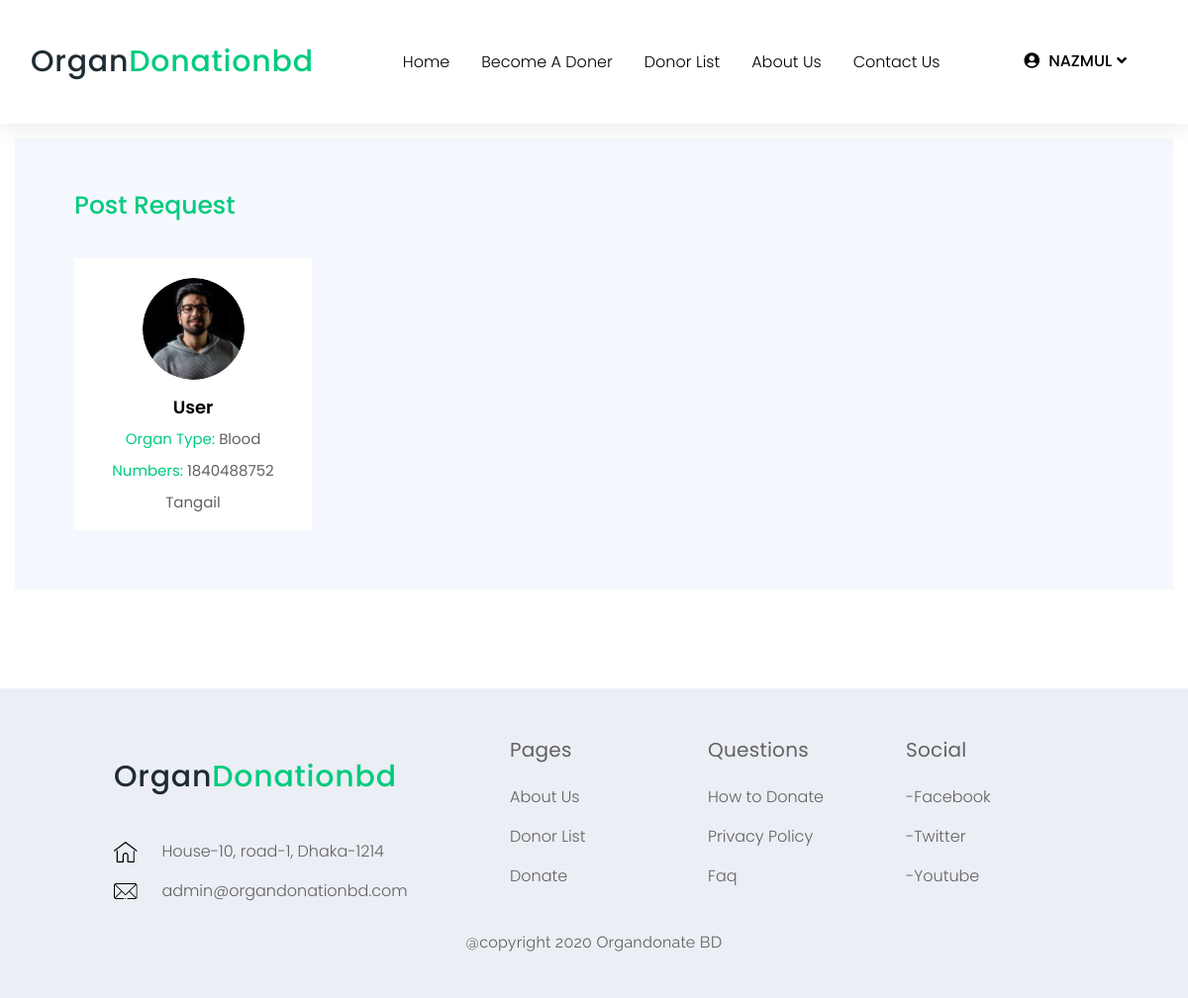
The app's page /post.php (signed in) with its own data.
### tables this page shows
CREATE TABLE IF NOT EXISTS `post_request` (
  `id` int(10) NOT NULL AUTO_INCREMENT,
  `patientName` varchar(100) NOT NULL,
  `address` varchar(255) NOT NULL,
  `phone` int(30) NOT NULL,
  `requiredorgan` varchar(100) NOT NULL,
  `prescription` varchar(255) NOT NULL,
  `email` varchar(30) NOT NULL,
  `donate_user` varchar(100) NOT NULL,
  `action` int(11) NOT NULL DEFAULT 0,
  PRIMARY KEY (`id`)
);

### post.php (the view, shortened to what this page needs)
<?php
	include_once("header/header.php");
	$donerquery = "SELECT * FROM post_request";
	$donerresult = mysqli_query($connect, $donerquery);
?>
<main class="main-wrap">
        <section class="organ-donors-sec organ-donors-sec-1">
            <div class="container">
                <div class="organ-donors-sc">
                	<?php
                		foreach ($donerresult as $data):
                	?>
					<?php if($data['action'] == 1): ?>
                    <h3 class="organ-donors-title">Post Request</h3>
                	<?php endif; ?>
                    <div class="row">
                    	<?php
                    		if($data['action'] == 1):
                    	?>
                        <div class="col-xl-3 col-lg-4 col-md-6">
                            <div class="single-organ-donors-inner text-center">
                                <div class="thumb">
                                    <img src="img/donors/1.png" alt="img">
                                </div>
                                <div class="details">
                                    <h3><?php echo $data['patientName'];?></h3>
                                    <ul class="meta">
                                        <li><span>Organ Type:</span> <?php echo $data['requiredorgan'];?></li>
                                        <li><span>Numbers:</span> <?php echo $data['phone'];?></li>
                                        <li><?php echo $data['address'];?></li>
                                    </ul>
                                </div>
                            </div>
                        </div>
                        <?php
                        	endif;
                    		endforeach;
                    	?>
                    </div>
                </div>
            </div>
        </section>
<?php
	include_once("header/footer.php");
?>

### css/style.css (style rules this page uses)
html, body, div, span, applet, object, iframe, h1, h2, h3, h4, h5, h6, p, blockquote, pre, a, abbr, acronym, address, big, cite, code, del, dfn, em, img, ins, kbd, q, s, samp, small, strike, strong, sub, sup, tt, var, b, u, i, center, dl, dt, dd, ol, ul, li, fieldset, form, label, legend, table, caption, tbody, tfoot, thead, tr, th, td, article, aside, canvas, details, embed, figure, figcaption, footer, header, hgroup, menu, nav, output, ruby, section, summary, time, mark, audio, video { margin: 0; padding: 0; border: 0; font-size: 100%; font: inherit; vertical-align: baseline; }
article, aside, details, figcaption, figure, footer, header, hgroup, menu, nav, section { display: block; }
body { line-height: 1; }
ol, ul { list-style: none; }
body { font-family: 'Poppins', sans-serif; font-weight: 400; font-size: 14px; line-height: 26px; letter-spacing: 0; }
img { max-width: 100%; }
h1, h2, h3, h4, h5, h6 { font-family: 'Raleway', sans-serif; font-weight: 400; color: #1e2c34; margin: 0; padding: 0; }
ul, li { margin: 0; padding: 0; list-style: none; }
@media (min-width: 1200px) { .container { max-width: 1200px; } }
.main-wrap { margin-top: 75px; }
.organ-donors-sec { margin-bottom: 100px; }
.organ-donors-sc { background: #F6F8FF; padding: 55px 60px 30px 60px; }
.organ-donors-sc .organ-donors-title { font-family: 'Poppins', sans-serif; font-size: 25px; color: #00CB7D; font-weight: 500; margin-bottom: 40px; }
.single-organ-donors-inner { background: #fff; padding: 20px 20px 15px 20px; margin-bottom: 30px; }
.single-organ-donors-inner .thumb { margin-bottom: 7px; }
.single-organ-donors-inner .thumb img { border-radius: 50%; }
.single-organ-donors-inner .details h3 { font-family: 'Poppins', sans-serif; font-size: 18px; color: #000000; font-weight: 600; }
.single-organ-donors-inner .details .meta { margin: 0; padding: 0; }
.single-organ-donors-inner .details .meta li { margin-top: 6px; font-size: 15px; color: #616161; }
.single-organ-donors-inner .details .meta li span { color: #00CB7D; }
.organ-donors-sec-1 { margin-top: -60px; position: relative; z-index: 9; }

### records on screen
post_request: action "Post Request", patientName "User", requiredorgan "Blood", phone "1840488752", address "Tangail"

### other values on screen
$_SESSION['username'] "NAZMUL"
